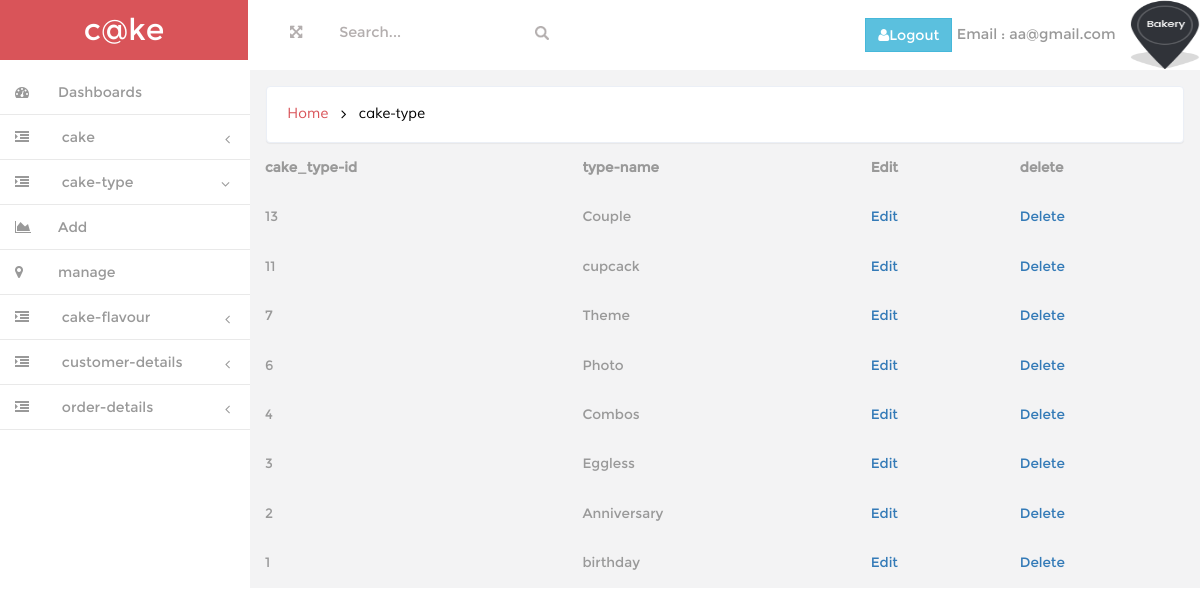
The app's page /admin/type-manage.php (signed in) with its own data.
### tables this page shows
CREATE TABLE IF NOT EXISTS `cake_type` (
  `t_id` int(10) NOT NULL AUTO_INCREMENT,
  `diff_ty` varchar(255) NOT NULL,
  PRIMARY KEY (`t_id`)
);

### admin/type-manage.php (the view, shortened to what this page needs)
<?php
include("same.php");
if(isset($_SESSION["admin_email"]))
{
include("header.php");
include("side-bar.php");
?>
        <div id="page-wrapper" class="gray-bg dashbard-1">
       <div class="content-main">
		    <div class="banner">
				<h2>
				<a href="index.php">Home</a>
				<i class="fa fa-angle-right"></i>
				<span>cake-type</span>
				</h2>
		    </div>
		<table class="table table-responsive">
            <tr>
                <th>cake_type-id</th>
                <th>type-name</th>
                <th>Edit</th>
                <th>delete</th>
            </tr>
            <tr>
                <?php
                $sel_qry="SELECT `t_id`, `diff_ty` FROM `cake_type` ORDER BY t_id DESC;";
                $qry=mysqli_query($con,$sel_qry);
                while($fetch_record=mysqli_fetch_array($qry))
                {
                ?>
                <td><?php echo $fetch_record[0]; ?></td>
                <td><?php echo $fetch_record[1]; ?></td>
                <td><a href="type-edit.php?ty=<?php echo $fetch_record[0]; ?>">Edit</td>
                <td><a href="type-delete.php?ty=<?php echo $fetch_record[0]; ?>">Delete</td>
            </tr>
            <?php } ?>
           </table>
		</div>
       </div>
</body>
</html>
<?php
   }
   else
   {
       echo "<script>
             window.location='index.php'</script>";
   }
       ?>

### admin/css/style.css (style rules this page uses)
h4, h5, h6, h1, h2, h3 { margin: 0; }
html, body { font-family:'Montserrat-Regular'; font-size: 100%; background:#F3F3F4; overflow-x: hidden; }
body a { transition:0.5s all; -webkit-transition:0.5s all; -moz-transition:0.5s all; -o-transition:0.5s all; -ms-transition:0.5s all; }
@media (min-width: 768px) { #page-wrapper { position: inherit; margin: 0 0 0 240px; min-height: 1000px; } }
.content-main { background-color: #F3F3F4; padding-top: 1em; }
.banner { background: #fff; display: block; margin: 0em 1em ; padding:1em; border: 1px solid #ebeff6; border-color: #ebeff6; border-radius: 4px; -webkit-border-radius: 4px; -o-border-radius: 4px; -moz-border-radius: 4px; -ms-border-radius: 4px; -webkit-box-shadow: 0 1px 1px rgba(0,0,0,.05); box-shadow: 0 1px 1px rgba(0,0,0,.05); }
.banner h2 { font-size:0.9em; }
.banner h2 a { color:#D95459; text-decoration:none; font-family: 'Muli-Regular'; padding:0.3em ; }
.banner h2 span { color:#000; font-family: 'Muli-Regular'; padding:0.3em ; }
.banner h2 i { color:#000; vertical-align:middle; padding:0.3em ; }
.table td, .table>tbody>tr>td, .table>tbody>tr>th, .table>tfoot>tr>td, .table>tfoot>tr>th, .table>thead>tr>td, .table>thead>tr>th { padding: 15px !important; font-size: 0.85em; color: #999; border-top: none !important; }
.table { margin-bottom: 0; }

### admin/css/custom.css (style rules this page uses)
#page-wrapper { min-height: 568px; }
@media (min-width:768px) { #page-wrapper { position: inherit; margin: 0 0 0 250px; } }

### records on screen
cake_type: t_id "13", diff_ty "Couple"
cake_type: t_id "11", diff_ty "cupcack"
cake_type: t_id "7", diff_ty "Theme"
cake_type: t_id "6", diff_ty "Photo"
cake_type: t_id "4", diff_ty "Combos"
cake_type: t_id "3", diff_ty "Eggless"
cake_type: t_id "2", diff_ty "Anniversary"
cake_type: t_id "1", diff_ty "birthday"

### other values on screen
$_SESSION["admin_email"] "aa@gmail.com"
